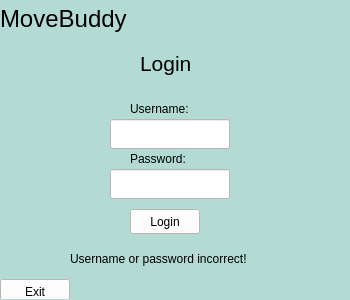
<?xml version="1.0" encoding="UTF-8"?>
<ui version="4.0">
 <class>MainWindow</class>
 <widget class="QMainWindow" name="MainWindow">
  <property name="geometry">
   <rect>
    <x>0</x>
    <y>0</y>
    <width>350</width>
    <height>300</height>
   </rect>
  </property>
  <property name="windowTitle">
   <string>MainWindow</string>
  </property>
  <property name="styleSheet">
   <string notr="true">background: #b3dbd3</string>
  </property>
  <widget class="QWidget" name="centralwidget">
   <widget class="QStackedWidget" name="stackedWidget">
    <property name="geometry">
     <rect>
      <x>0</x>
      <y>-1</y>
      <width>350</width>
      <height>300</height>
     </rect>
    </property>
    <property name="styleSheet">
     <string notr="true"/>
    </property>
    <widget class="QWidget" name="page">
     <widget class="QPushButton" name="loginButton">
      <property name="geometry">
       <rect>
        <x>130</x>
        <y>210</y>
        <width>70</width>
        <height>25</height>
       </rect>
      </property>
      <property name="styleSheet">
       <string notr="true">background: white
</string>
      </property>
      <property name="text">
       <string>Login</string>
      </property>
     </widget>
     <widget class="QLineEdit" name="usernameInputBox">
      <property name="geometry">
       <rect>
        <x>110</x>
        <y>120</y>
        <width>120</width>
        <height>30</height>
       </rect>
      </property>
      <property name="styleSheet">
       <string notr="true">background: white</string>
      </property>
     </widget>
     <widget class="QLineEdit" name="passwordInputBox">
      <property name="geometry">
       <rect>
        <x>110</x>
        <y>170</y>
        <width>120</width>
        <height>30</height>
       </rect>
      </property>
      <property name="styleSheet">
       <string notr="true">background: white</string>
      </property>
     </widget>
     <widget class="QPushButton" name="exitButton">
      <property name="geometry">
       <rect>
        <x>0</x>
        <y>280</y>
        <width>70</width>
        <height>25</height>
       </rect>
      </property>
      <property name="styleSheet">
       <string notr="true">background: white
</string>
      </property>
      <property name="text">
       <string>Exit</string>
      </property>
     </widget>
     <widget class="QLabel" name="MoveBuddyTitle">
      <property name="geometry">
       <rect>
        <x>0</x>
        <y>0</y>
        <width>140</width>
        <height>40</height>
       </rect>
      </property>
      <property name="text">
       <string>&lt;html&gt;&lt;head/&gt;&lt;body&gt;&lt;p&gt;&lt;span style=&quot; font-size:18pt;&quot;&gt;MoveBuddy&lt;/span&gt;&lt;/p&gt;&lt;/body&gt;&lt;/html&gt;</string>
      </property>
     </widget>
     <widget class="QLabel" name="loginTitle">
      <property name="geometry">
       <rect>
        <x>140</x>
        <y>50</y>
        <width>80</width>
        <height>30</height>
       </rect>
      </property>
      <property name="text">
       <string>&lt;html&gt;&lt;head/&gt;&lt;body&gt;&lt;p&gt;&lt;span style=&quot; font-size:16pt;&quot;&gt;Login&lt;/span&gt;&lt;/p&gt;&lt;/body&gt;&lt;/html&gt;</string>
      </property>
     </widget>
     <widget class="QLabel" name="background">
      <property name="geometry">
       <rect>
        <x>-4</x>
        <y>6</y>
        <width>351</width>
        <height>301</height>
       </rect>
      </property>
      <property name="text">
       <string/>
      </property>
     </widget>
     <widget class="QLabel" name="usernameTitle">
      <property name="geometry">
       <rect>
        <x>130</x>
        <y>100</y>
        <width>80</width>
        <height>20</height>
       </rect>
      </property>
      <property name="text">
       <string>Username:</string>
      </property>
     </widget>
     <widget class="QLabel" name="passwordTitle">
      <property name="geometry">
       <rect>
        <x>130</x>
        <y>150</y>
        <width>80</width>
        <height>20</height>
       </rect>
      </property>
      <property name="text">
       <string>Password:</string>
      </property>
     </widget>
     <widget class="QLabel" name="incorrectLabel">
      <property name="geometry">
       <rect>
        <x>70</x>
        <y>250</y>
        <width>231</width>
        <height>20</height>
       </rect>
      </property>
      <property name="text">
       <string>Username or password incorrect!</string>
      </property>
     </widget>
     <zorder>background</zorder>
     <zorder>loginButton</zorder>
     <zorder>usernameInputBox</zorder>
     <zorder>passwordInputBox</zorder>
     <zorder>exitButton</zorder>
     <zorder>MoveBuddyTitle</zorder>
     <zorder>loginTitle</zorder>
     <zorder>usernameTitle</zorder>
     <zorder>passwordTitle</zorder>
     <zorder>incorrectLabel</zorder>
    </widget>
   </widget>
  </widget>
 </widget>
 <resources/>
 <connections/>
</ui>
